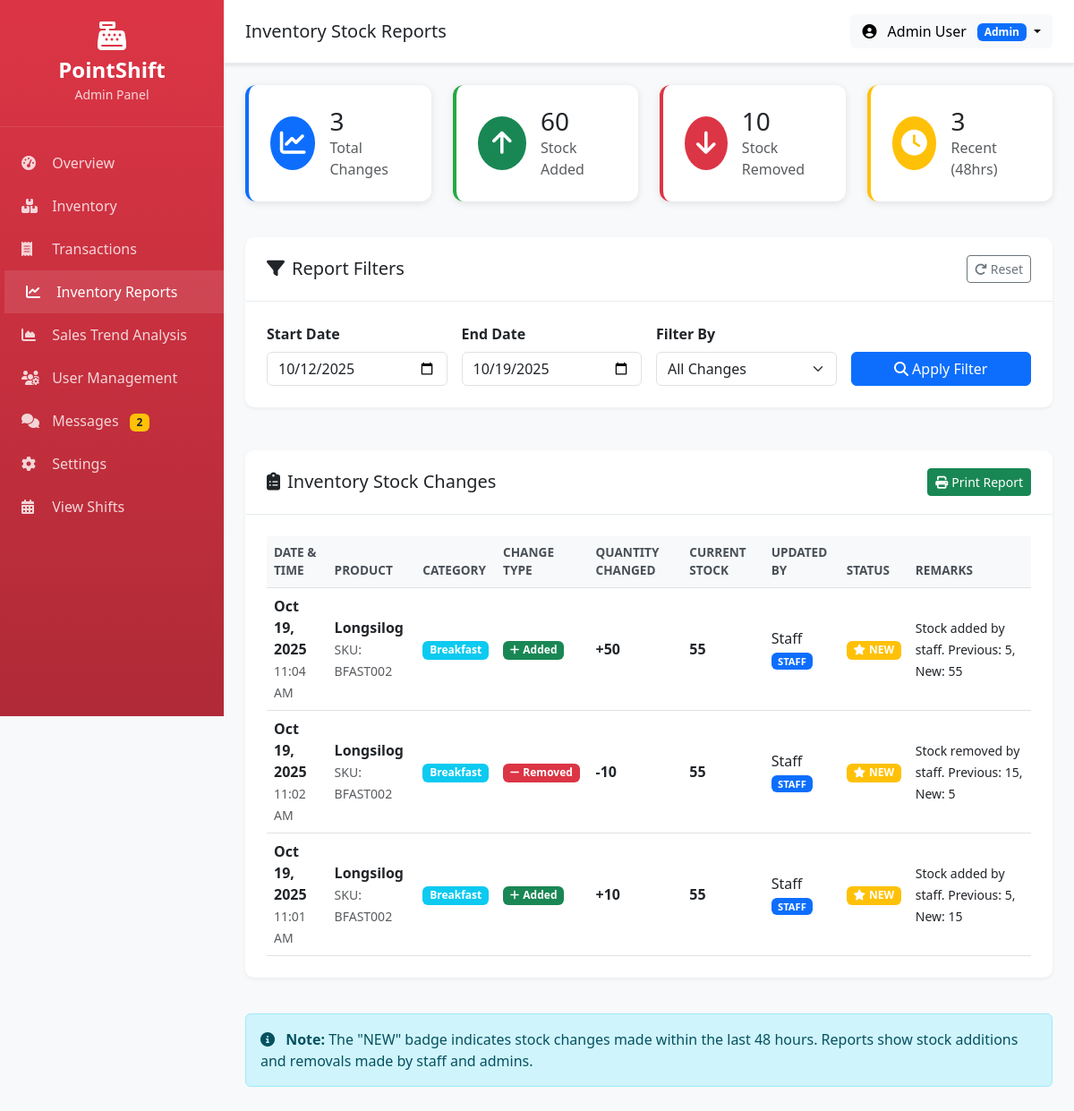
/reports.php (signed in), run on the app's committed database.
### tables this page shows
CREATE TABLE IF NOT EXISTS `inventory_reports` (
  `id` int NOT NULL AUTO_INCREMENT,
  `date` date NOT NULL,
  `product_id` int NOT NULL,
  `user_id` int DEFAULT NULL,
  `change_type` enum('Added','Removed') NOT NULL,
  `quantity` int NOT NULL DEFAULT '0' COMMENT 'Legacy column - same as quantity_changed',
  `quantity_changed` int NOT NULL DEFAULT '0',
  `previous_quantity` int DEFAULT NULL,
  `new_quantity` int DEFAULT NULL,
  `remarks` varchar(100) DEFAULT NULL,
  `created_at` timestamp NULL DEFAULT CURRENT_TIMESTAMP,
  PRIMARY KEY (`id`),
  KEY `product_id` (`product_id`),
  KEY `fk_inventory_reports_user` (`user_id`),
  KEY `idx_inventory_reports_date` (`date` DESC),
  KEY `idx_inventory_reports_created` (`created_at` DESC),
  CONSTRAINT `fk_inventory_reports_user` FOREIGN KEY (`user_id`) REFERENCES `users` (`id`) ON DELETE SET NULL,
  CONSTRAINT `inventory_reports_ibfk_1` FOREIGN KEY (`product_id`) REFERENCES `products` (`id`)
);

CREATE TABLE IF NOT EXISTS `products` (
  `id` int NOT NULL AUTO_INCREMENT,
  `name` varchar(100) NOT NULL,
  `sku` varchar(64) DEFAULT NULL,
  `category_id` int DEFAULT NULL,
  `price` decimal(10,2) NOT NULL,
  `stock_quantity` int DEFAULT '0',
  `low_stock_threshold` int DEFAULT '10',
  `barcode` varchar(100) DEFAULT NULL,
  `expiry` date DEFAULT NULL,
  `description` text,
  `status` enum('active','inactive') DEFAULT 'active',
  `created_at` timestamp NULL DEFAULT CURRENT_TIMESTAMP,
  `updated_at` timestamp NULL DEFAULT CURRENT_TIMESTAMP ON UPDATE CURRENT_TIMESTAMP,
  `last_updated_by` int DEFAULT NULL,
  PRIMARY KEY (`id`),
  KEY `category_id` (`category_id`),
  KEY `fk_products_last_updated_by` (`last_updated_by`),
  CONSTRAINT `fk_products_last_updated_by` FOREIGN KEY (`last_updated_by`) REFERENCES `users` (`id`) ON DELETE SET NULL,
  CONSTRAINT `products_ibfk_1` FOREIGN KEY (`category_id`) REFERENCES `categories` (`id`)
);

CREATE TABLE IF NOT EXISTS `categories` (
  `id` int NOT NULL AUTO_INCREMENT,
  `name` varchar(100) NOT NULL,
  `description` text,
  `created_at` timestamp NULL DEFAULT CURRENT_TIMESTAMP,
  PRIMARY KEY (`id`)
);

CREATE TABLE IF NOT EXISTS `users` (
  `id` int NOT NULL AUTO_INCREMENT,
  `username` varchar(50) NOT NULL,
  `email` varchar(100) NOT NULL,
  `password` varchar(255) NOT NULL,
  `role` enum('admin','staff','cashier') NOT NULL DEFAULT 'staff',
  `first_name` varchar(50) NOT NULL,
  `last_name` varchar(50) NOT NULL,
  `status` enum('active','inactive') DEFAULT 'active',
  `created_at` timestamp NULL DEFAULT CURRENT_TIMESTAMP,
  `updated_at` timestamp NULL DEFAULT CURRENT_TIMESTAMP ON UPDATE CURRENT_TIMESTAMP,
  PRIMARY KEY (`id`),
  UNIQUE KEY `username` (`username`),
  UNIQUE KEY `email` (`email`)
);

### reports.php (the view, shortened to what this page needs)
<?php
$start_date = $_GET['start_date'] ?? date('Y-m-d', strtotime('-7 days'));
$end_date = $_GET['end_date'] ?? date('Y-m-d');
$filter_type = $_GET['filter_type'] ?? 'all';
$db = Database::getInstance()->getConnection();
function getInventoryReports($db, $start_date, $end_date, $filter_type) {
    $sql = "
        SELECT
            ir.id,
            ir.date,
            ir.product_id,
            ir.change_type,
            ir.quantity as changed_quantity,
            ir.remarks,
            ir.user_id,
            ir.created_at,
            p.name as product_name,
            p.sku,
            p.stock_quantity as current_stock,
            p.category_id,
            c.name as category_name,
            u.username,
            u.first_name,
            u.last_name,
            u.role,
            CASE
                WHEN ir.created_at >= DATE_SUB(NOW(), INTERVAL 48 HOUR) THEN 1
                ELSE 0
            END as is_recent
        FROM inventory_reports ir
        LEFT JOIN products p ON ir.product_id = p.id
        LEFT JOIN categories c ON p.category_id = c.id
        LEFT JOIN users u ON ir.user_id = u.id
        WHERE ir.date BETWEEN ? AND ?
    ";
    $params = [$start_date, $end_date];
    $sql .= " ORDER BY ir.created_at DESC";
    $stmt = $db->prepare($sql);
    $stmt->execute($params);
    return $stmt->fetchAll(PDO::FETCH_ASSOC);
}
function getInventoryStats($db, $start_date, $end_date) {
    $stmt = $db->prepare("
        SELECT
            COUNT(*) as total_changes,
            SUM(CASE WHEN change_type = 'Added' THEN quantity ELSE 0 END) as total_added,
            SUM(CASE WHEN change_type = 'Removed' THEN quantity ELSE 0 END) as total_removed,
            COUNT(DISTINCT product_id) as products_affected,
            COUNT(CASE WHEN created_at >= DATE_SUB(NOW(), INTERVAL 48 HOUR) THEN 1 END) as recent_changes
        FROM inventory_reports
        WHERE date BETWEEN ? AND ?
    ");
    $stmt->execute([$start_date, $end_date]);
    return $stmt->fetch(PDO::FETCH_ASSOC);
}
$reports = getInventoryReports($db, $start_date, $end_date, $filter_type);
$stats = getInventoryStats($db, $start_date, $end_date);
?>
<div class="row mb-4">
    <div class="col-xl-3 col-md-6 mb-3">
        <div class="stat-card" style="border-left-color: #0d6efd;">
            <div class="d-flex align-items-center">
                <div class="stat-icon bg-primary text-white me-3">
                    <i class="fas fa-chart-line"></i>
                </div>
                <div>
                    <h3 class="mb-0"><?php echo number_format($stats['total_changes'] ?? 0); ?></h3>
                    <p class="text-muted mb-0">Total Changes</p>
                </div>
            </div>
        </div>
    </div>
    <div class="col-xl-3 col-md-6 mb-3">
        <div class="stat-card" style="border-left-color: #28a745;">
            <div class="d-flex align-items-center">
                <div class="stat-icon bg-success text-white me-3">
                    <i class="fas fa-arrow-up"></i>
                </div>
                <div>
                    <h3 class="mb-0"><?php echo number_format($stats['total_added'] ?? 0); ?></h3>
                    <p class="text-muted mb-0">Stock Added</p>
                </div>
            </div>
        </div>
    </div>
    <div class="col-xl-3 col-md-6 mb-3">
        <div class="stat-card" style="border-left-color: #dc3545;">
            <div class="d-flex align-items-center">
                <div class="stat-icon bg-danger text-white me-3">
                    <i class="fas fa-arrow-down"></i>
                </div>
                <div>
                    <h3 class="mb-0"><?php echo number_format($stats['total_removed'] ?? 0); ?></h3>
                    <p class="text-muted mb-0">Stock Removed</p>
                </div>
            </div>
        </div>
    </div>
    <div class="col-xl-3 col-md-6 mb-3">
        <div class="stat-card" style="border-left-color: #ffc107;">
            <div class="d-flex align-items-center">
                <div class="stat-icon bg-warning text-white me-3">
                    <i class="fas fa-clock"></i>
                </div>
                <div>
                    <h3 class="mb-0"><?php echo number_format($stats['recent_changes'] ?? 0); ?></h3>
                    <p class="text-muted mb-0">Recent (48hrs)</p>
                </div>
            </div>
        </div>
    </div>
</div>
<div class="row mb-4">
    <div class="col-12">
        <div class="content-card">
            <div class="card-header d-flex justify-content-between align-items-center">
                <h5 class="mb-0"><i class="fas fa-filter me-2"></i>Report Filters</h5>
                <a href="?start_date=<?php echo date('Y-m-d', strtotime('-7 days')); ?>&end_date=<?php echo date('Y-m-d'); ?>&filter_type=all" class="btn btn-outline-secondary btn-sm">
                    <i class="fas fa-redo me-1"></i>Reset
                </a>
            </div>
            <div class="card-body">
                <form method="GET" class="row g-3">
                    <div class="col-md-3">
                        <label class="form-label fw-bold">Start Date</label>
                        <input type="date" name="start_date" class="form-control" value="<?php echo htmlspecialchars($start_date); ?>" required>
                    </div>
                    <div class="col-md-3">
                        <label class="form-label fw-bold">End Date</label>
                        <input type="date" name="end_date" class="form-control" value="<?php echo htmlspecialchars($end_date); ?>" required>
                    </div>
                    <div class="col-md-3">
                        <label class="form-label fw-bold">Filter By</label>
                        <select name="filter_type" class="form-select">
                            <option value="all" <?php echo $filter_type === 'all' ? 'selected' : ''; ?>>All Changes</option>
                        </select>
                    </div>
                    <div class="col-md-3 d-flex align-items-end">
                        <button type="submit" class="btn btn-primary w-100">
                            <i class="fas fa-search me-1"></i>Apply Filter
                        </button>
                    </div>
                </form>
            </div>
        </div>
    </div>
</div>
<div class="row">
    <div class="col-12">
        <div class="content-card">
            <div class="card-header d-flex justify-content-between align-items-center">
                <h5 class="mb-0"><i class="fas fa-clipboard-list me-2"></i>Inventory Stock Changes</h5>
                <button class="btn btn-success btn-sm" onclick="window.print()">
                    <i class="fas fa-print me-1"></i>Print Report
                </button>
            </div>
            <div class="card-body">
                <?php if (empty($reports)): ?>
                <div class="text-center py-5">
                    <i class="fas fa-inbox fa-4x text-muted mb-3"></i>
                    <p class="text-muted">No inventory changes found for the selected period</p>
                </div>
                <?php else: ?>
                <div class="table-responsive">
                    <table class="table table-hover report-table">
                        <thead>
                            <tr>
                                <th>Date & Time</th>
                                <th>Product</th>
                                <th>Category</th>
                                <th>Change Type</th>
                                <th>Quantity Changed</th>
                                <th>Current Stock</th>
                                <th>Updated By</th>
                                <th>Status</th>
                                <th>Remarks</th>
                            </tr>
                        </thead>
                        <tbody>
                            <?php foreach ($reports as $report): ?>
                            <tr>
                                <td>
                                    <div style="font-weight: 600;"><?php echo date('M d, Y', strtotime($report['date'])); ?></div>
                                    <small class="text-muted"><?php echo date('h:i A', strtotime($report['created_at'] ?? $report['date'])); ?></small>
                                </td>
                                <td>
                                    <div style="font-weight: 600;"><?php echo htmlspecialchars($report['product_name']); ?></div>
                                    <small class="text-muted">SKU: <?php echo htmlspecialchars($report['sku'] ?? 'N/A'); ?></small>
                                </td>
                                <td>
                                    <span class="badge bg-info"><?php echo htmlspecialchars($report['category_name'] ?? 'N/A'); ?></span>
                                </td>
                                <td>
                                    <?php if ($report['change_type'] === 'Added'): ?>
                                        <span class="badge bg-success"><i class="fas fa-plus me-1"></i>Added</span>
                                    <?php else: ?>
                                        <span class="badge bg-danger"><i class="fas fa-minus me-1"></i>Removed</span>
                                    <?php endif; ?>
                                </td>
                                <td class="<?php echo $report['change_type'] === 'Added' ? 'change-added' : 'change-removed'; ?>">
                                    <?php echo $report['change_type'] === 'Added' ? '+' : '-'; ?><?php echo number_format($report['changed_quantity']); ?>
                                </td>
                                <td>
                                    <strong><?php echo number_format($report['current_stock']); ?></strong>
                                </td>
                                <td>
                                    <div>
                                        <?php
                                        $full_name = trim($report['first_name'] . ' ' . $report['last_name']);
                                        echo htmlspecialchars($full_name ?: $report['username'] ?: 'Unknown');
                                        ?>
                                    </div>
                                    <?php if ($report['role'] === 'admin'): ?>
                                        <span class="badge bg-danger" style="font-size: 0.7rem;">ADMIN</span>
                                    <?php elseif ($report['role'] === 'staff'): ?>
                                        <span class="badge bg-primary" style="font-size: 0.7rem;">STAFF</span>
                                    <?php else: ?>
                                        <span class="badge bg-secondary" style="font-size: 0.7rem;">CASHIER</span>
                                    <?php endif; ?>
                                </td>
                                <td>
                                    <?php if ($report['is_recent']): ?>
                                        <span class="badge bg-warning badge-new">
                                            <i class="fas fa-star me-1"></i>NEW
                                        </span>
                                    <?php else: ?>
                                        <span class="badge bg-secondary">Past</span>
                                    <?php endif; ?>
                                </td>
                                <td>
                                    <small><?php echo htmlspecialchars($report['remarks'] ?: '-'); ?></small>
                                </td>
                            </tr>
                            <?php endforeach; ?>
                        </tbody>
                    </table>
                </div>
                <?php endif; ?>
            </div>
        </div>
    </div>
</div>
<div class="row mt-3">
    <div class="col-12">
        <div class="alert alert-info">
            <i class="fas fa-info-circle me-2"></i>
            <strong>Note:</strong> The "NEW" badge indicates stock changes made within the last 48 hours.
            Reports show stock additions and removals made by staff and admins.
        </div>
    </div>
</div>
<?php
require_once 'layout.php';
?>

### data on the page
inventory_reports: date "Oct 19, 2025", created_at "11:04 AM", product.name "Longsilog", product.sku "BFAST002", categories.name "Breakfast", change_type "Added" (drawn), quantity "50", product.stock_quantity "55", user.first_name "Staff", remarks "Stock added by staff. Previous: 5, New: 55"
inventory_reports: date "Oct 19, 2025", created_at "11:02 AM", product.name "Longsilog", product.sku "BFAST002", categories.name "Breakfast", change_type "Removed" (drawn), quantity "10", product.stock_quantity "55", user.first_name "Staff", remarks "Stock removed by staff. Previous: 15, New: 5"
inventory_reports: date "Oct 19, 2025", created_at "11:01 AM", product.name "Longsilog", product.sku "BFAST002", categories.name "Breakfast", change_type "Added" (drawn), quantity "10", product.stock_quantity "55", user.first_name "Staff", remarks "Stock added by staff. Previous: 5, New: 15"

### other printed values
$unread "2"
$page_title "Inventory Stock Reports"
$_SESSION['first_name'] . ' ' . $_SESSION['last_name'] "Admin User"
$_SESSION['role'] "Admin"
$stats['total_changes'] "3"
$stats['total_added'] "60"
$stats['total_removed'] "10"
$stats['recent_changes'] "3"
